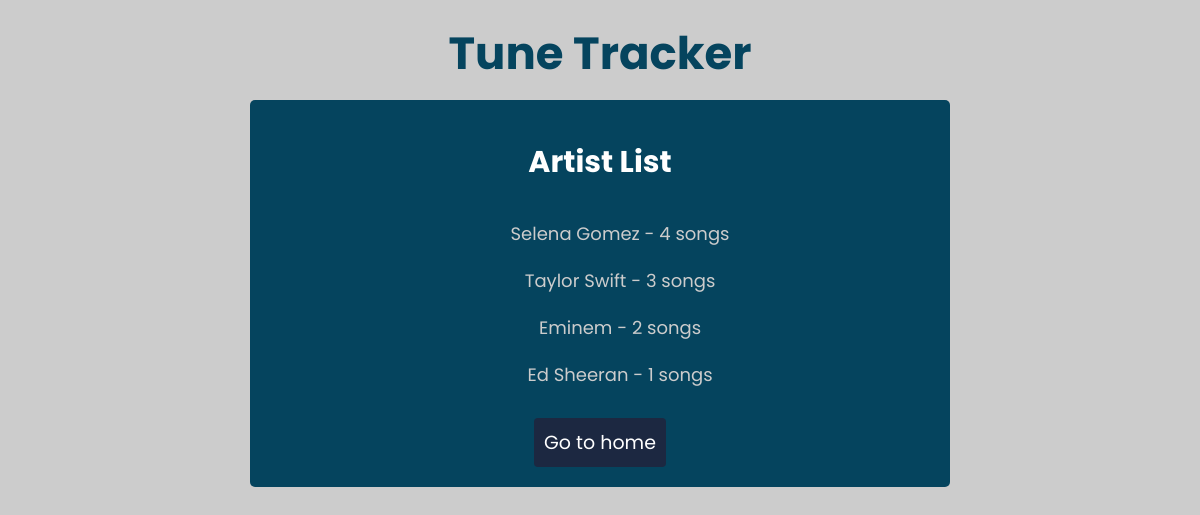
Screenshot of /artists/ with the database file from the repository.
### music_tracker/models.py (models this page shows, shortened)
class Artist(models.Model):
    name = models.CharField(max_length=100)
    def song_count(self):
        return self.song_set.count()

### music_tracker/views.py (the view)
# urls.py: path('artists/', artistList, name='artist-list' ),
def artistList(request):
    artists = Artist.objects.all()
    return render(request, 'music_tracker/artist_list.html', {'artists': artists})

### music_tracker/templates/music_tracker/artist_list.html (shortened to what this page needs)
{% load static %}
<!DOCTYPE html>
<html>
<head>
    <link rel="stylesheet" href="{% static 'music_tracker/main.css' %}">
</head>
<body>
    <nav>
        <h2>Tune Tracker</h2>
    </nav>
    <section class="song-detail">
    <h1>Artist List</h1>
    <ul>
        {% for artist in artists %}
            <li>{{ artist.name }} - {{ artist.song_count }} songs</li>
        {% endfor %}
    </ul>
    <button class="btn"><a  href="{% url 'song-list' %}"> Go to home</a></button>
    </section>
</body>
</html>

### music_tracker/static/music_tracker/main.css (style rules this page uses)
* { box-sizing: border-box; margin: 0; font-family: Poppins, sans-serif; }
body { background-color: #ccc; }
nav { background-color: #ccc; color: #05445e; height: 100px; padding:20px; font-size:30px; font-weight:600; text-align: center; }
main button, h1 { display:inline-block; }
button { float:right; width:content-fit; padding:10px; background-color: #1c2841; border:none; border-radius: 4px; font-size:19px; }
button a, ul a { text-decoration: none; color: #fff; }
.song-detail { background-color: #05445e; width: 60%; max-width:700px; color: #ccc; margin:auto auto; text-align: center; border-radius: 5px; }
.song-detail h1 { margin-top: 40px; margin-bottom: 25px; font-size:30px; color:#fff; }
.btn { background-color:#1c2841; margin: 20px auto; float: none !important; }
section ul { list-style: none; }
section li { font-size: 18px; padding:10px; }

### rows the page displays
Artist: name "Selena Gomez", song_count "4"
Artist: name "Taylor Swift", song_count "3"
Artist: name "Eminem", song_count "2"
Artist: name "Ed Sheeran", song_count "1"
